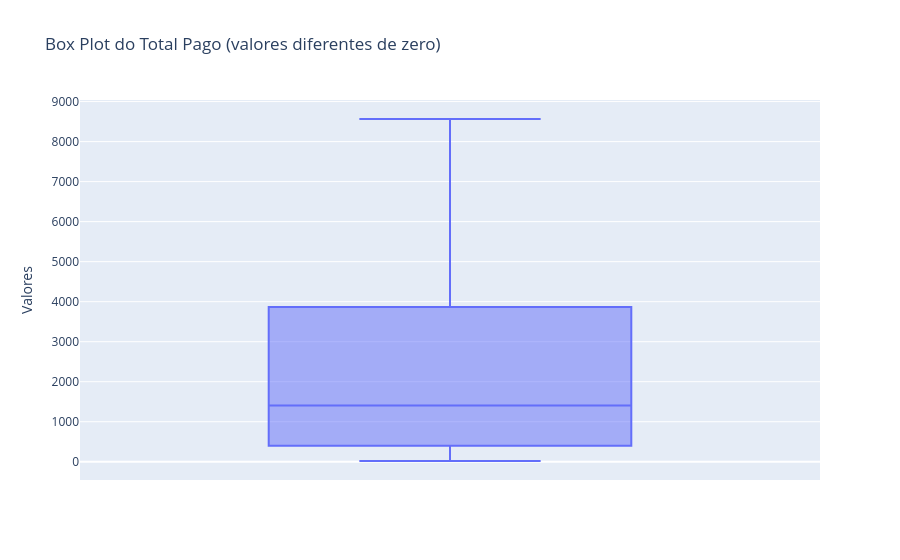

This figure's notebook cell:
### Code cell
df_nao_zero = df[df['Total_Pago'] != 0]

fig = px.box(df_nao_zero, y='Total_Pago', title='Box Plot do Total Pago (valores diferentes de zero)', labels ={'Total_Pago': 'Valores'})
fig.show()

### Figure 1 — Plotly figure (JSON) as saved in the notebook; plotly's stock layout.template omitted (floating-point values rounded to 4 significant figures; data arrays with more than 128 entries replaced by an {"elided": "..."} marker saying what was removed)
{"data": [{"alignmentgroup": "True", "hovertemplate": "Valores=%{y}<extra></extra>", "legendgroup": "", "marker": {"color": "#636efa"}, "name": "", "notched": false, "offsetgroup": "", "orientation": "v", "showlegend": false, "type": "box", "x0": " ", "xaxis": "x", "y": {"elided": "2488 float values"}, "y0": " ", "yaxis": "y"}], "layout": {"autosize": true, "boxmode": "group", "legend": {"tracegroupgap": 0}, "title": {"text": "Box Plot do Total Pago (valores diferentes de zero)"}, "xaxis": {"anchor": "y", "autorange": true, "domain": [0, 1], "range": [-0.5, 0.5], "type": "category"}, "yaxis": {"anchor": "x", "autorange": true, "domain": [0, 1], "range": [-456.0, 9040.0], "title": {"text": "Valores"}, "type": "linear"}}}
